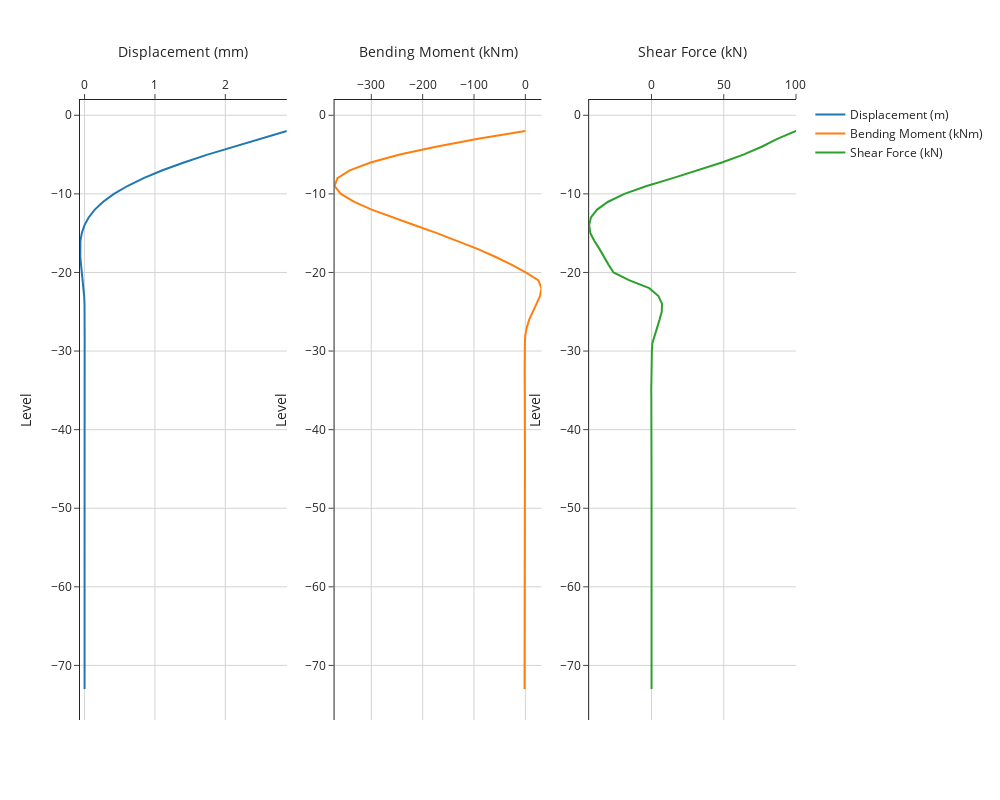

The notebook cell this image was saved under:
### Markdown cell above
Let's produce a plot of force-displacement curve

for f in np.linspace(0,10000,100):

### Code cell
model.plot_force_Displacement()

### Figure 1 — Plotly figure (JSON) as saved in the notebook; plotly's stock layout.template omitted (floating-point values rounded to 4 significant figures)
{"data": [{"name": "Displacement (m)", "type": "scatter", "x": [2.874, 2.486, 2.107, 1.746, 1.411, 1.107, 0.8391, 0.6091, 0.4178, 0.2641, 0.1454, 0.05799, -0.002254, -0.03985, -0.05932, -0.06498, -0.0608, -0.05043, -0.03717, -0.02397, -0.01315, -0.005517, -0.0008546, 0.0015, 0.00232, 0.002274, 0.001854, 0.001361, 0.0009074, 0.0005342, 0.0002548, 6.988e-05, -3.408e-05, -7.904e-05, -8.681e-05, -7.499e-05, -5.661e-05, -3.83e-05, -2.288e-05, -1.133e-05, -3.675e-06, 7.104e-07, 2.726e-06, 3.234e-06, 2.928e-06, 2.299e-06, 1.614e-06, 1.016e-06, 5.599e-07, 2.477e-07, 6.038e-08, -3.215e-08, -6.277e-08, -6.023e-08, -4.504e-08, -2.79e-08, -1.39e-08, -4.578e-09, 4.657e-10, 2.471e-09, 2.694e-09, 2.085e-09, 1.284e-09, 6.252e-10, 1.897e-10, -4.506e-11, -1.368e-10, -1.429e-10, -1.102e-10, -6.794e-11, -2.937e-11, 3.423e-12], "xaxis": "x", "y": [-2, -3, -4, -5, -6, -7, -8, -9, -10, -11, -12, -13, -14, -15, -16, -17, -18, -19, -20, -21, -22, -23, -24, -25, -26, -27, -28, -29, -30, -31, -32, -33, -34, -35, -36, -37, -38, -39, -40, -41, -42, -43, -44, -45, -46, -47, -48, -49, -50, -51, -52, -53, -54, -55, -56, -57, -58, -59, -60, -61, -62, -63, -64, -65, -66, -67, -68, -69, -70, -71, -72, -73], "yaxis": "y"}, {"name": "Bending Moment (kNm)", "type": "scatter", "x": [0, -92.11, -174.1, -244.6, -301.3, -342.0, -365.9, -371.5, -359.3, -334.0, -299.3, -258.6, -215.4, -172.3, -130.8, -93.28, -58.74, -27.12, 0.8054, 25.45, 31.27, 28.56, 21.64, 13.94, 7.475, 2.761, -0.1794, -0.9884, -1.371, -1.495, -1.534, -1.42, -1.217, -1.027, -0.8856, -0.7782, -0.746, -0.7448, -0.7605, -0.7836, -0.8138, -0.8461, -0.8779, -0.9078, -0.936, -0.9616, -0.9863, -1.01, -1.033, -1.057, -1.08, -1.103, -1.126, -1.149, -1.172, -1.196, -1.219, -1.242, -1.266, -1.289, -1.312, -1.336, -1.359, -1.382, -1.406, -1.429, -1.453, -1.476, -1.499, -1.523, -1.546, -1.569], "xaxis": "x2", "y": [-2, -3, -4, -5, -6, -7, -8, -9, -10, -11, -12, -13, -14, -15, -16, -17, -18, -19, -20, -21, -22, -23, -24, -25, -26, -27, -28, -29, -30, -31, -32, -33, -34, -35, -36, -37, -38, -39, -40, -41, -42, -43, -44, -45, -46, -47, -48, -49, -50, -51, -52, -53, -54, -55, -56, -57, -58, -59, -60, -61, -62, -63, -64, -65, -66, -67, -68, -69, -70, -71, -72, -73], "yaxis": "y2"}, {"name": "Shear Force (kN)", "type": "scatter", "x": [100, 87.05, 76.25, 63.61, 48.68, 32.31, 14.77, -3.314, -18.75, -29.99, -37.7, -41.95, -43.15, -42.31, -39.52, -36.03, -33.08, -29.77, -26.29, -15.23, -1.556, 4.815, 7.313, 7.082, 5.588, 3.827, 1.875, 0.596, 0.2534, 0.08126, -0.03772, -0.1584, -0.1963, -0.1658, -0.1245, -0.06979, -0.01668, 0.007261, 0.01938, 0.02664, 0.03127, 0.03206, 0.03085, 0.02905, 0.02689, 0.02517, 0.02426, 0.02356, 0.02326, 0.02311, 0.02305, 0.02306, 0.02312, 0.02321, 0.02329, 0.02333, 0.02336, 0.02337, 0.02337, 0.02337, 0.02337, 0.02336, 0.02336, 0.02336, 0.02336, 0.02336, 0.02336, 0.02336, 0.02336, 0.02336, 0.02336, 0.02336], "xaxis": "x3", "y": [-2, -3, -4, -5, -6, -7, -8, -9, -10, -11, -12, -13, -14, -15, -16, -17, -18, -19, -20, -21, -22, -23, -24, -25, -26, -27, -28, -29, -30, -31, -32, -33, -34, -35, -36, -37, -38, -39, -40, -41, -42, -43, -44, -45, -46, -47, -48, -49, -50, -51, -52, -53, -54, -55, -56, -57, -58, -59, -60, -61, -62, -63, -64, -65, -66, -67, -68, -69, -70, -71, -72, -73], "yaxis": "y3"}], "layout": {"height": 800, "width": 1000, "xaxis": {"anchor": "y", "domain": [0, 0.2889], "gridcolor": "lightgray", "showgrid": true, "side": "top", "title": {"text": "Displacement (mm)"}}, "xaxis2": {"anchor": "y2", "domain": [0.3556, 0.6444], "gridcolor": "lightgray", "showgrid": true, "side": "top", "title": {"text": "Bending Moment (kNm)"}}, "xaxis3": {"anchor": "y3", "domain": [0.7111, 1], "gridcolor": "lightgray", "showgrid": true, "side": "top", "title": {"text": "Shear Force (kN)"}}, "yaxis": {"anchor": "x", "domain": [0, 1], "gridcolor": "lightgray", "showgrid": true, "side": "top", "title": {"text": "Level"}}, "yaxis2": {"anchor": "x2", "domain": [0, 1], "gridcolor": "lightgray", "showgrid": true, "side": "top", "title": {"text": "Level"}}, "yaxis3": {"anchor": "x3", "domain": [0, 1], "gridcolor": "lightgray", "showgrid": true, "side": "top", "title": {"text": "Level"}}}}
